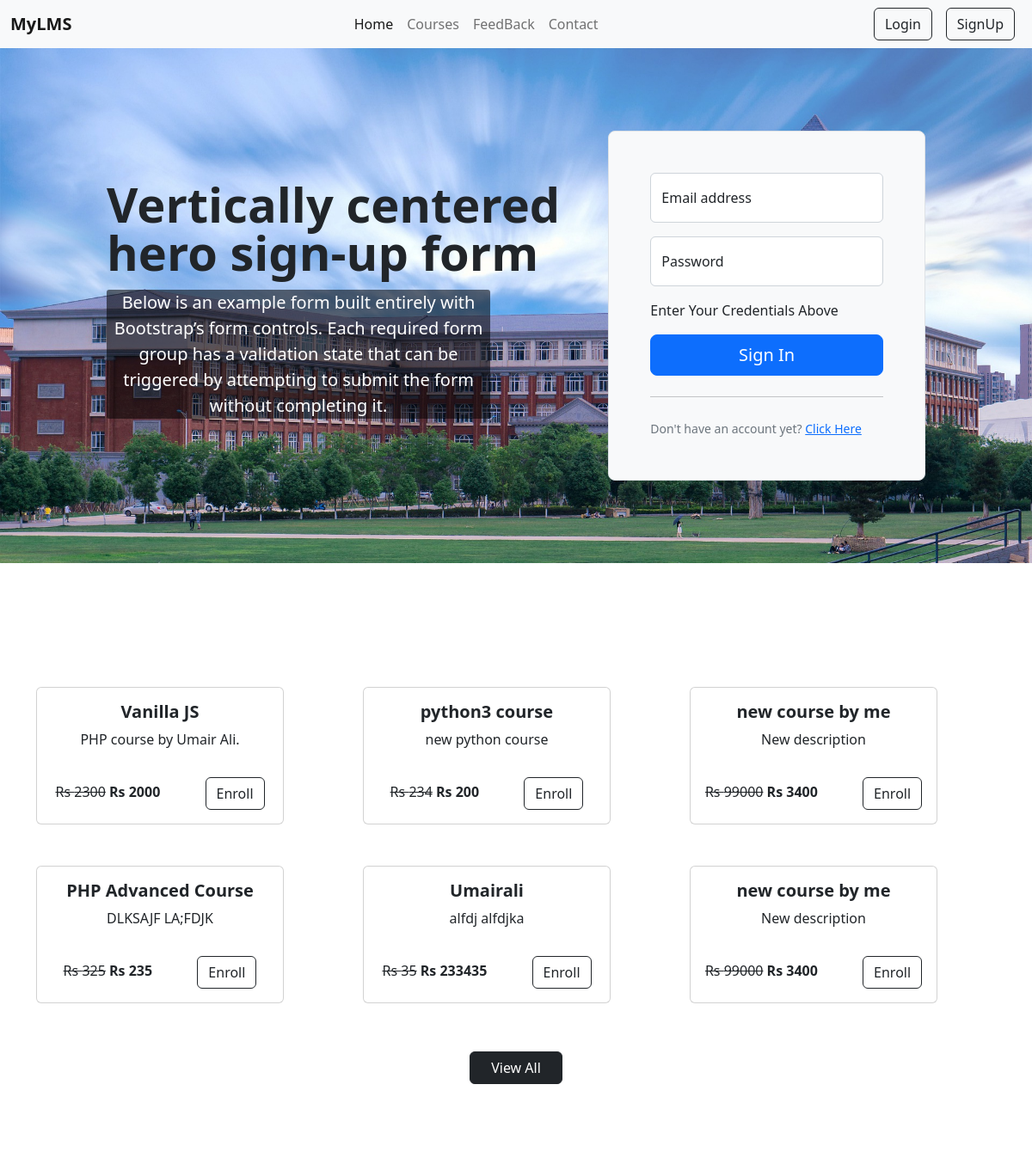
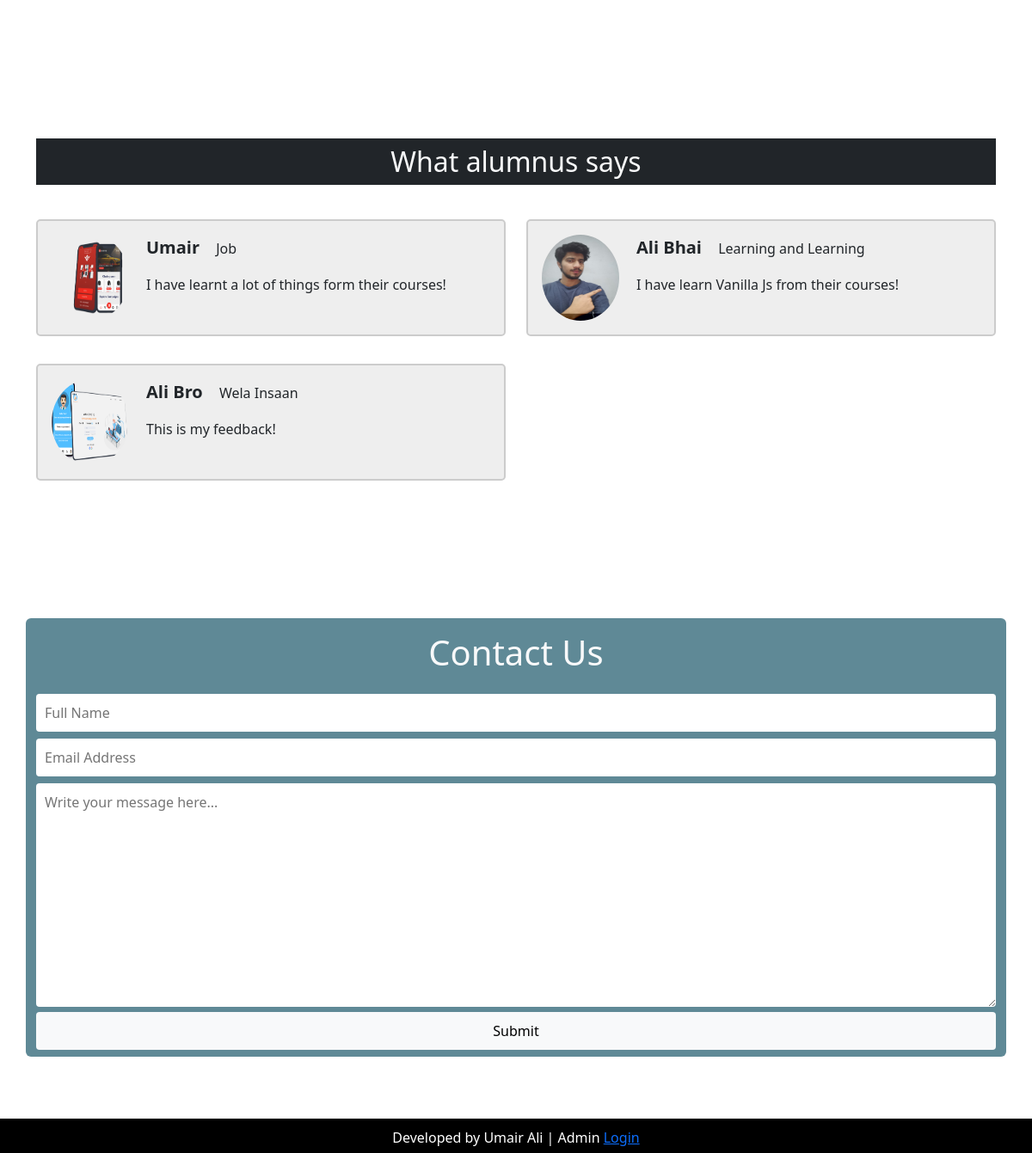
The app's page /LMS/index.php with its own data (2 pictures, top to bottom).
### tables this page shows
CREATE TABLE `courses` (
  `id` int(11) NOT NULL,
  `name` varchar(55) NOT NULL,
  `author` varchar(55) NOT NULL DEFAULT 'Not Defined Any Author',
  `duration` text NOT NULL,
  `o_price` int(11) DEFAULT 250,
  `s_price` int(11) DEFAULT NULL,
  `description` text DEFAULT 'There is no descripton for this course',
  `course_image` text DEFAULT NULL,
  `date` datetime DEFAULT current_timestamp()
);

CREATE TABLE `sign_form` (
  `id` int(11) NOT NULL,
  `username` varchar(55) NOT NULL DEFAULT 'Not entered',
  `email` varchar(50) NOT NULL,
  `pass` varchar(50) NOT NULL,
  `c_pass` varchar(50) NOT NULL,
  `date` datetime NOT NULL DEFAULT current_timestamp(),
  `occupation` varchar(100) DEFAULT 'Enter Your Occupation',
  `img` text DEFAULT NULL
);

CREATE TABLE `feedback` (
  `id` int(11) NOT NULL,
  `feedback` text DEFAULT NULL,
  `student_id` int(11) DEFAULT NULL
);

### LMS/index.php (the view, shortened to what this page needs)
<?php include "header.php";?>
<div id="heroSection">
<div class="container col-xl-10 col-xxl-8 px-4 py-5">
    <div class="row align-items-center g-lg-5 py-5">
      <div class="col-lg-7 text-center text-lg-start">
        <h1 class="display-4 fw-bold lh-1 mb-3">Vertically centered hero sign-up form</h1>
        <p class="col-lg-10 fs-5" id="hero-left-p">Below is an example form built entirely with Bootstrap’s form controls. Each required form group has a validation state that can be triggered by attempting to submit the form without completing it.</p>
      </div>
      <div class="col-md-10 mx-auto col-lg-5" id="loginForm">
      <?php if (!isset($_SESSION["loggedInName"])): ?>
        <form class="p-4 p-md-5 border rounded-3 bg-light">
          <div class="form-floating mb-3">
            <input type="email" class="form-control" id="floatingInput" placeholder="name@example.com">
            <label for="floatingInput">Email address</label>
          </div>
          <div class="form-floating mb-3">
            <input type="password" class="form-control" id="floatingPassword" placeholder="Password">
            <label for="floatingPassword">Password</label>
          </div>
          <p id="serverResponse">Enter Your Credentials Above</p>
          <button class="w-100 btn btn-lg btn-primary" type="submit" id="userLogin">Sign In</button>
          <hr class="my-4">
          <small class="text-muted">Don't have an account yet? <a href="signup.php"> Click Here </a></small>
        </form>
        <?php else: ?>
          <h1 style="font-size: 4em; background: white; text-transform: capitalize; text-align: center; border-radius: 10px; box-shadow: -1px 9px 20px #b6a1a1;"> Hello <?php echo $_SESSION["loggedInName"]; ?> </h1>
          <?php endif?>
      </div>
    </div>
  </div>
  </div>
<div class="container mt-5 pt-5" id="courses-section">
    <div class="row">
<?php
$con = mysqli_connect("localhost", "root", "", "Lms_DB");
$query = "select * from courses limit 6";
$qr = mysqli_query($con, $query);
if (mysqli_num_rows($qr) > 0):
    while ($row = mysqli_fetch_assoc($qr)):
?>
	<div class="col mt-5">
	  <div class="card" style="width: 18rem;">
	    <div class="card-body text-center">
	      <h5 class="card-title"><strong><?php echo $row["name"]; ?></strong></h5>
	      <p class="card-text"><?php echo $row["description"]; ?></p>
	    </div>
	    <div class="card-body text-center">
      <samll>
	        <del id="o_price">Rs <?php echo $row["o_price"]; ?></del>
	        <span class="pe-5 fw-bold" id="o_price">Rs <?php echo $row["s_price"]; ?></span>
	      <a type="submit" href="one-course.php?courseId=<?php echo $row["id"]?>" class="card-link btn btn-outline-dark">Enroll</a>
	    </div>
	</div>
	</div>
	<?php
endwhile;
else:
    echo "<h1> No Courses Are There, Go and Add Some If you are an admin! </h1>";
endif;
?>
</div>
<div class="row mt-2 mb-5">
  <div class="col text-center mt-5 ">
    <a href="courses.php" class="btn btn-dark w-5 ps-4 pe-4">View All</a>
  </div>
</div>
</div>
<br/>
<br/>
<br/>
<br/>
<br/>
<br/>
<?php
  $con = mysqli_connect("localhost", "root", "", "Lms_DB");
  $query = "select * from sign_form join feedback on feedback.student_id = sign_form.id group by feedback.student_id";
  $qr = mysqli_query($con, $query);
?>
 <div class="container" id="testimonial-section">
   <h2 class="bg-dark text-light p-2 mt-5 text-center">What alumnus says</h2>
   <div class="row mt-4">
   <?php while($row = mysqli_fetch_assoc($qr)): ?>
     <div class="col-6">
        <div class="container-testimonial">
          <img src="<?php echo str_replace("profile-pics", "http://localhost/LMS/student/profile-pics",$row["img"]); ?>" alt="Avatar" style="width:90px">
          <p><span><strong><?php echo $row["username"]; ?></strong></span> <?php echo $row["occupation"]; ?></p>
          <p><?php echo $row["feedback"]; ?></p>
      </div>
    </div>
    <?php
    endwhile;
   ?>
  </div>
</div>
<br />
<br />
<br />
<br />
<br />
<br />
  <div class="container rounded" id="contactForm-section">
    <div class="row">
      <h1 class="text-light text-center mt-3 mb-4">Contact Us</h1>
      <div class="col text-center">
        <form action="#" method="post">
          <input type="text" placeholder="Full Name" class="w-100 contact-fields">
          <input type="email" placeholder="Email Address" class="w-100 mt-2 contact-fields"><br/>
          <textarea name="message" id="message" cols="30" rows="10" class="mt-2 w-100 contact-fields" placeholder="Write your message here..."></textarea>
          <input type="submit" value="Submit" class="w-100 contact-fields mb-2 btn btn-light">
        </form>
    </div>
</div>
</div>
<br/>
<br/>
<br/>
    <?php include "footer.php";?>

### LMS/header.php (shortened to what this page needs)
<!doctype html>
<html lang="en">
  <head>
<link href="https://cdn.jsdelivr.net/npm/bootstrap@5.2.0/dist/css/bootstrap.min.css" rel="stylesheet">
    <link rel="stylesheet" href="https://cdnjs.cloudflare.com/ajax/libs/font-awesome/4.7.0/css/font-awesome.min.css">
    <link rel="stylesheet" href="style.css">
  </head>
  <body>
<nav class="navbar navbar-expand-lg navbar-light bg-light">
  <div class="container-fluid">
    <a class="navbar-brand" href="http://localhost/LMS"><strong> MyLMS </strong> </a>
    <div class="collapse navbar-collapse" id="navbarSupportedContent">
      <ul class="navbar-nav me-auto mb-2 mb-lg-0 m-auto">
        <li class="nav-item">
          <a class="nav-link active" aria-current="page" href="http://localhost/LMS">Home</a>
        </li>
        <li class="nav-item">
          <a class="nav-link" href="http://localhost/LMS/#courses-section">Courses</a>
        </li>
        <li class="nav-item">
          <a class="nav-link" href="http://localhost/LMS/#testimonial-section">FeedBack</a>
        </li>
        <li class="nav-item">
          <a class="nav-link" href="//localhost/LMS/#contactForm-section">Contact</a>
        </li>
      </ul>
      <?php
      if(isset($_SESSION["loggedInName"])):?>
          <a class="btn btn-outline-dark me-2 ms-2" href="//localhost/LMS/student/myprofile.php">My Profile</a>
          <a class="btn btn-outline-dark me-2 ms-2" href="//localhost/LMS/student/logout.php">Logout</a>
      <?php else: ?>
          <a class="btn btn-outline-dark me-2 ms-2" href="//localhost/LMS/#loginForm">Login</a>
          <a class="btn btn-outline-dark me-2 ms-2" href="//localhost/LMS/signup.php">SignUp</a>
      <?php endif; ?>
    </div>
  </div>
</nav>

### LMS/footer.php (shortened to what this page needs)
<div id="footer-p">
    <p>Developed by Umair Ali | Admin <a href="//localhost/LMS/admin/adminLogin.php"> Login </a> </p>
</div>
</body>
</html>

### LMS/style.css (style rules this page uses)
* { margin : 0; padding : 0; box-sizing: border-box; }
body { min-height: 100vh !important; }
#heroSection { background : url("img/hero.jpg"); background-size : cover; background-position: center; background-repeat : no-repeat; }
#hero-left-p { text-align : center; color : white; background-color: #0000008c; border-radius : 3px; }
.container-testimonial { border : 2px solid #ccc; background-color: #eee; border-radius : 5px; padding : 16px; margin : 16px 0 }
.container-testimonial::after { content: ""; clear : both; display: table; }
.container-testimonial img { float : left; margin-right : 20px; border-radius: 50%; height: 100px; width: 100px; }
.container-testimonial span { font-size : 20px; margin-right: 15px; }
#contactForm-section { background-color: rgba(47, 102, 119, 0.767); }
.contact-fields { border-radius: 4px; padding : 10px; outline : none; border : none; }
#footer-p { background-color: black; color : white; text-align : center; padding : 10px; bottom : 0; height : 40px; }

### records on screen
courses: name "Vanilla JS", description "PHP course by Umair Ali.", o_price "2300", s_price "2000"
courses: name "python3 course", description "new python course", o_price "234", s_price "200"
courses: name "new course by me", description "New description", o_price "99000", s_price "3400"
courses: name "PHP Advanced Course", description "DLKSAJF LA;FDJK", o_price "325", s_price "235"
courses: name "Umairali", description "alfdj alfdjka", o_price "35", s_price "233435"
courses: name "new course by me", description "New description", o_price "99000", s_price "3400"
sign_form: img (picture), username "Umair", occupation "Job", feedback.feedback "I have learnt a lot of things form their courses!"
sign_form: img (picture), username "Ali Bhai", occupation "Learning and Learning", feedback.feedback "I have learn Vanilla Js from their courses!"
sign_form: img (picture), username "Ali Bro", occupation "Wela Insaan", feedback.feedback "This is my feedback!"
